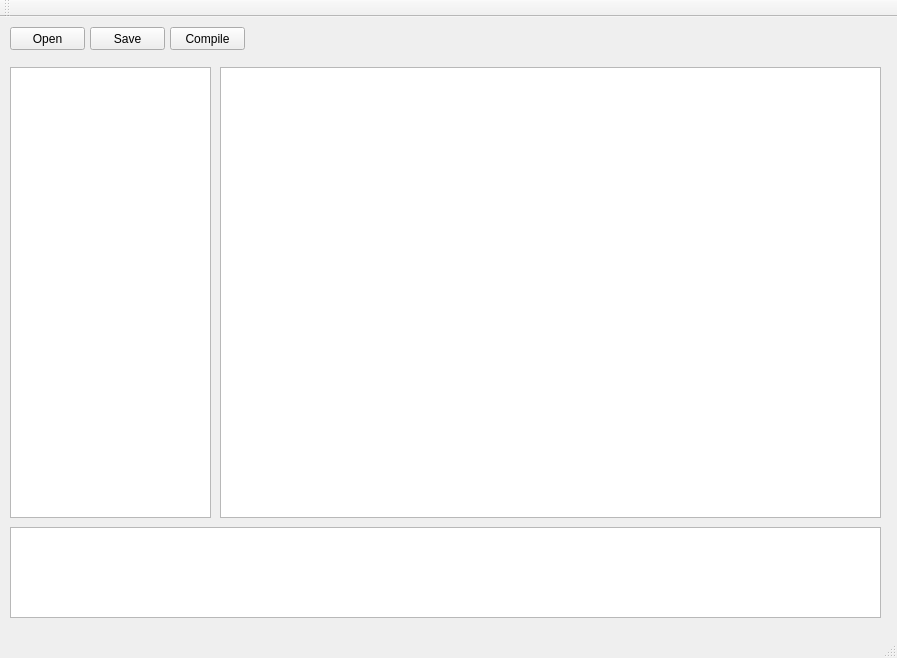
<?xml version="1.0" encoding="UTF-8"?>
<ui version="4.0">
 <class>MainWindow</class>
 <widget class="QMainWindow" name="MainWindow">
  <property name="geometry">
   <rect>
    <x>0</x>
    <y>0</y>
    <width>897</width>
    <height>658</height>
   </rect>
  </property>
  <property name="windowTitle">
   <string>MainWindow</string>
  </property>
  <widget class="QWidget" name="centralWidget">
   <widget class="QPushButton" name="pushButtonOpen">
    <property name="geometry">
     <rect>
      <x>10</x>
      <y>10</y>
      <width>75</width>
      <height>23</height>
     </rect>
    </property>
    <property name="text">
     <string>Open</string>
    </property>
   </widget>
   <widget class="QPushButton" name="pushButtonSave">
    <property name="geometry">
     <rect>
      <x>90</x>
      <y>10</y>
      <width>75</width>
      <height>23</height>
     </rect>
    </property>
    <property name="text">
     <string>Save</string>
    </property>
   </widget>
   <widget class="QPushButton" name="pushButtonCompiler">
    <property name="geometry">
     <rect>
      <x>170</x>
      <y>10</y>
      <width>75</width>
      <height>23</height>
     </rect>
    </property>
    <property name="text">
     <string>Compile</string>
    </property>
   </widget>
   <widget class="QListWidget" name="listWidgetFile">
    <property name="geometry">
     <rect>
      <x>10</x>
      <y>50</y>
      <width>201</width>
      <height>451</height>
     </rect>
    </property>
   </widget>
   <widget class="QTextEdit" name="textEditCode">
    <property name="geometry">
     <rect>
      <x>220</x>
      <y>50</y>
      <width>661</width>
      <height>451</height>
     </rect>
    </property>
   </widget>
   <widget class="QTextEdit" name="textEditMessage">
    <property name="geometry">
     <rect>
      <x>10</x>
      <y>510</y>
      <width>871</width>
      <height>91</height>
     </rect>
    </property>
   </widget>
  </widget>
  <widget class="QMenuBar" name="menuBar">
   <property name="geometry">
    <rect>
     <x>0</x>
     <y>0</y>
     <width>897</width>
     <height>21</height>
    </rect>
   </property>
  </widget>
  <widget class="QToolBar" name="mainToolBar">
   <attribute name="toolBarArea">
    <enum>TopToolBarArea</enum>
   </attribute>
   <attribute name="toolBarBreak">
    <bool>false</bool>
   </attribute>
  </widget>
  <widget class="QStatusBar" name="statusBar"/>
 </widget>
 <layoutdefault spacing="6" margin="11"/>
 <resources/>
 <connections>
  <connection>
   <sender>pushButtonOpen</sender>
   <signal>clicked()</signal>
   <receiver>listWidgetFile</receiver>
   <slot>clear()</slot>
   <hints>
    <hint type="sourcelabel">
     <x>47</x>
     <y>54</y>
    </hint>
    <hint type="destinationlabel">
     <x>110</x>
     <y>308</y>
    </hint>
   </hints>
  </connection>
 </connections>
</ui>
